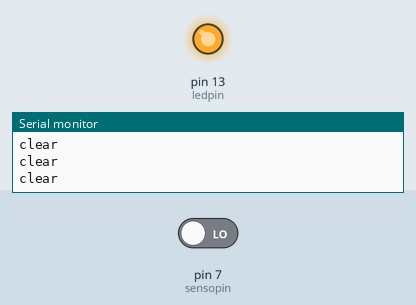
Simulated run of this sketch. Board: Arduino Uno, built with avr-gcc and run on an emulated ATmega328P. Parts: output pins drawn as LEDs (lit = HIGH), the last lines printed to the serial monitor. Inputs (shaded band) come from the test bench; at power-on: pin 7 (sensopin) LOW.

Above: at 1.2 s.
1.3 s: pin 7 (sensopin) driven HIGH
At 1.8 s:
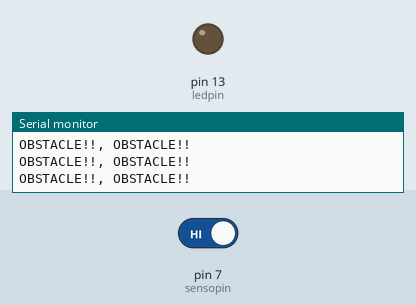
2.8 s: pin 7 (sensopin) driven LOW
At 3.3 s:
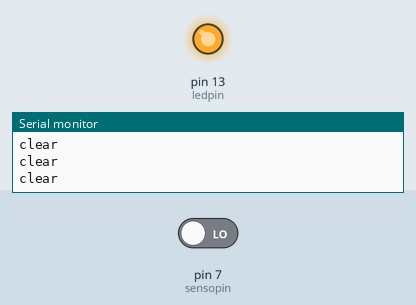
Timing chart, 0 to 5.8 s (numbered marks = the images above; inputs shaded):
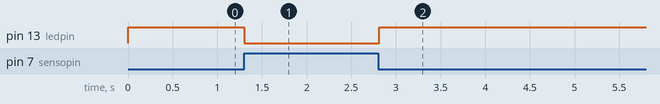

Measured:
- after the input at 1.3 s, pin 13 (ledpin): HIGH → LOW at once
- after the input at 2.8 s, pin 13 (ledpin): LOW → HIGH at once

The sketch:

IRMODULE.ino
```cpp
/*this programm is show ir module work
 * it work by distance
 * some example is remote
 */

int ledpin = 13;
int sensopin = 7;
int statusin = HIGH;

void setup() {
  // put your setup code here, to run once:
  pinMode(ledpin, OUTPUT);
  pinMode(sensopin, INPUT);
 // digitalWrite(sensopin,LOW);
  Serial.begin(9600);
}

void loop() {
  // put your main code here, to run repeatedly:
  statusin=digitalRead(sensopin);
   if(statusin==1){
         Serial.println("OBSTACLE!!, OBSTACLE!!");
         digitalWrite(ledpin,LOW);
   }else {
         Serial.println("clear");
         digitalWrite(ledpin, HIGH);
         delay(100);
     }

 /*if(digitalRead(sensopin) == HIGH) {
    digitalWrite(ledpin, HIGH);
    Serial.println("it is on");
    delay(600);
  }
  if (digitalRead(sensopin) == LOW) {
    digitalWrite(ledpin, LOW);
    Serial.println("it is off");
    delay(600);
  }
*/

}
```
